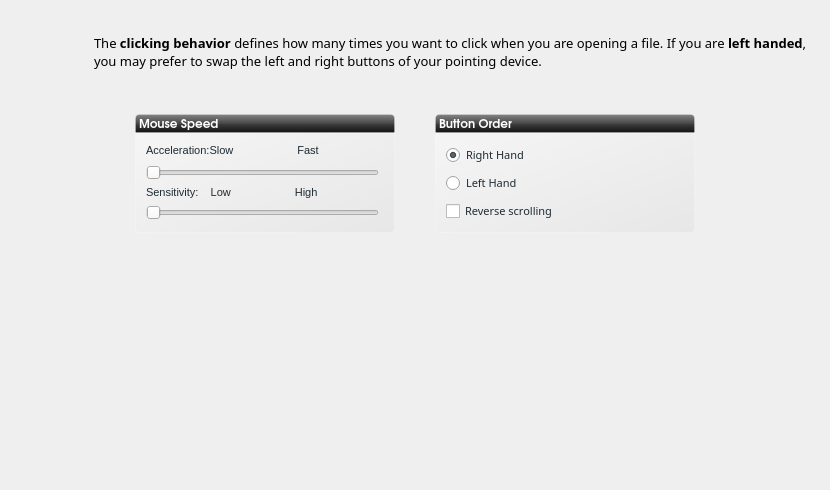
<?xml version="1.0" encoding="UTF-8"?>
<ui version="4.0">
 <class>mouseWidget</class>
 <widget class="QWidget" name="mouseWidget">
  <property name="geometry">
   <rect>
    <x>0</x>
    <y>0</y>
    <width>830</width>
    <height>490</height>
   </rect>
  </property>
  <property name="windowTitle">
   <string>Mouse</string>
  </property>
  <property name="styleSheet">
   <string notr="true">QGroupBox{
background-color: qlineargradient(spread:pad, x1:1, y1:1, x2:0, y2:0, stop:0 rgba(219, 219, 219, 100), stop:1 rgba(255, 255, 255, 100));
border: 1px solid rgba(255,255,255,50);
border-bottom-left-radius: 4px;
border-bottom-right-radius: 4px;
}
</string>
  </property>
  <layout class="QGridLayout" name="gridLayout">
   <property name="margin">
    <number>20</number>
   </property>
   <property name="spacing">
    <number>0</number>
   </property>
   <item row="0" column="0">
    <widget class="QLabel" name="label_3">
     <property name="minimumSize">
      <size>
       <width>64</width>
       <height>64</height>
      </size>
     </property>
     <property name="maximumSize">
      <size>
       <width>64</width>
       <height>64</height>
      </size>
     </property>
     <property name="text">
      <string/>
     </property>
     <property name="pixmap">
      <pixmap>:/raw/pixmap/preferences-desktop-peripherals.png</pixmap>
     </property>
    </widget>
   </item>
   <item row="0" column="1">
    <widget class="QLabel" name="description">
     <property name="minimumSize">
      <size>
       <width>300</width>
       <height>0</height>
      </size>
     </property>
     <property name="font">
      <font>
       <family>Sans Serif</family>
       <pointsize>10</pointsize>
      </font>
     </property>
     <property name="styleSheet">
      <string notr="true"/>
     </property>
     <property name="text">
      <string>The &lt;b&gt;clicking behavior&lt;/b&gt; defines how many times you want to click when you are opening a file. If you are &lt;b&gt;left handed&lt;/b&gt;, you may prefer to swap the left and right buttons of your pointing device.</string>
     </property>
     <property name="wordWrap">
      <bool>true</bool>
     </property>
     <property name="indent">
      <number>10</number>
     </property>
    </widget>
   </item>
   <item row="1" column="0">
    <spacer name="verticalSpacer_4">
     <property name="orientation">
      <enum>Qt::Vertical</enum>
     </property>
     <property name="sizeType">
      <enum>QSizePolicy::Fixed</enum>
     </property>
     <property name="sizeHint" stdset="0">
      <size>
       <width>20</width>
       <height>30</height>
      </size>
     </property>
    </spacer>
   </item>
   <item row="2" column="0" colspan="2">
    <layout class="QVBoxLayout" name="verticalLayout">
     <item>
      <layout class="QHBoxLayout" name="horizontalLayout_2">
       <item>
        <spacer name="horizontalSpacer_3">
         <property name="orientation">
          <enum>Qt::Horizontal</enum>
         </property>
         <property name="sizeType">
          <enum>QSizePolicy::Expanding</enum>
         </property>
         <property name="sizeHint" stdset="0">
          <size>
           <width>20</width>
           <height>20</height>
          </size>
         </property>
        </spacer>
       </item>
       <item>
        <layout class="QVBoxLayout" name="verticalLayout_2">
         <property name="spacing">
          <number>0</number>
         </property>
         <item>
          <widget class="QLabel" name="label">
           <property name="minimumSize">
            <size>
             <width>260</width>
             <height>0</height>
            </size>
           </property>
           <property name="font">
            <font>
             <family>URW Gothic L</family>
             <pointsize>9</pointsize>
             <weight>75</weight>
             <bold>true</bold>
             <underline>false</underline>
            </font>
           </property>
           <property name="styleSheet">
            <string notr="true">    background-color: qlineargradient(spread:pad, x1:0.5, y1:0, x2:0.5, y2:1, stop:0 rgba(132, 132, 132, 255), stop:0.501481 rgba(70, 70, 70, 255), stop:0.503057 rgba(62, 62, 62, 255), stop:1 rgba(16, 16, 16, 255));
color:rgb(255,255,255);
/*background-color: qlineargradient(spread:pad, x1:1, y1:1, x2:0, y2:0, stop:0 rgba(219, 219, 219, 100), stop:1 rgba(255, 255, 255, 100));*/
border: 1px solid rgba(255,255,255,50);
border-top-left-radius: 4px;
border-top-right-radius: 4px;</string>
           </property>
           <property name="text">
            <string>Mouse Speed</string>
           </property>
           <property name="margin">
            <number>5</number>
           </property>
          </widget>
         </item>
         <item>
          <widget class="QGroupBox" name="groupBox">
           <property name="sizePolicy">
            <sizepolicy hsizetype="Fixed" vsizetype="Fixed">
             <horstretch>0</horstretch>
             <verstretch>0</verstretch>
            </sizepolicy>
           </property>
           <property name="minimumSize">
            <size>
             <width>260</width>
             <height>100</height>
            </size>
           </property>
           <property name="maximumSize">
            <size>
             <width>16777215</width>
             <height>100</height>
            </size>
           </property>
           <property name="styleSheet">
            <string notr="true">color: rgb(30, 43, 51)</string>
           </property>
           <property name="title">
            <string/>
           </property>
           <layout class="QGridLayout" name="gridLayout_2">
            <property name="leftMargin">
             <number>10</number>
            </property>
            <property name="topMargin">
             <number>10</number>
            </property>
            <property name="rightMargin">
             <number>15</number>
            </property>
            <property name="bottomMargin">
             <number>10</number>
            </property>
            <item row="7" column="0">
             <spacer name="verticalSpacer">
              <property name="orientation">
               <enum>Qt::Vertical</enum>
              </property>
              <property name="sizeHint" stdset="0">
               <size>
                <width>20</width>
                <height>40</height>
               </size>
              </property>
             </spacer>
            </item>
            <item row="2" column="0">
             <spacer name="verticalSpacer_2">
              <property name="orientation">
               <enum>Qt::Vertical</enum>
              </property>
              <property name="sizeType">
               <enum>QSizePolicy::Expanding</enum>
              </property>
              <property name="sizeHint" stdset="0">
               <size>
                <width>20</width>
                <height>40</height>
               </size>
              </property>
             </spacer>
            </item>
            <item row="5" column="0">
             <widget class="QLabel" name="lbl_Sensitivity">
              <property name="font">
               <font>
                <pointsize>8</pointsize>
               </font>
              </property>
              <property name="text">
               <string>Sensitivity:    Low                     High</string>
              </property>
             </widget>
            </item>
            <item row="1" column="0">
             <widget class="QLabel" name="lbl_Acceleration">
              <property name="font">
               <font>
                <pointsize>8</pointsize>
               </font>
              </property>
              <property name="text">
               <string>Acceleration:Slow                     Fast</string>
              </property>
             </widget>
            </item>
            <item row="3" column="0">
             <widget class="QSlider" name="Acceleration">
              <property name="orientation">
               <enum>Qt::Horizontal</enum>
              </property>
             </widget>
            </item>
            <item row="6" column="0">
             <widget class="QSlider" name="Sensitivity">
              <property name="orientation">
               <enum>Qt::Horizontal</enum>
              </property>
             </widget>
            </item>
           </layout>
          </widget>
         </item>
         <item>
          <spacer name="verticalSpacer_5">
           <property name="orientation">
            <enum>Qt::Vertical</enum>
           </property>
           <property name="sizeType">
            <enum>QSizePolicy::Expanding</enum>
           </property>
           <property name="sizeHint" stdset="0">
            <size>
             <width>20</width>
             <height>30</height>
            </size>
           </property>
          </spacer>
         </item>
        </layout>
       </item>
       <item>
        <spacer name="horizontalSpacer">
         <property name="orientation">
          <enum>Qt::Horizontal</enum>
         </property>
         <property name="sizeType">
          <enum>QSizePolicy::Fixed</enum>
         </property>
         <property name="sizeHint" stdset="0">
          <size>
           <width>40</width>
           <height>20</height>
          </size>
         </property>
        </spacer>
       </item>
       <item>
        <layout class="QVBoxLayout" name="verticalLayout_3">
         <property name="spacing">
          <number>0</number>
         </property>
         <item>
          <widget class="QLabel" name="label_2">
           <property name="minimumSize">
            <size>
             <width>260</width>
             <height>0</height>
            </size>
           </property>
           <property name="font">
            <font>
             <family>URW Gothic L</family>
             <pointsize>9</pointsize>
             <weight>75</weight>
             <bold>true</bold>
             <underline>false</underline>
            </font>
           </property>
           <property name="styleSheet">
            <string notr="true">    background-color: qlineargradient(spread:pad, x1:0.5, y1:0, x2:0.5, y2:1, stop:0 rgba(132, 132, 132, 255), stop:0.501481 rgba(70, 70, 70, 255), stop:0.503057 rgba(62, 62, 62, 255), stop:1 rgba(16, 16, 16, 255));
color:rgb(255,255,255);
/*qlineargradient(spread:pad, x1:0.5, y1:1, x2:0.5, y2:0, stop:0 rgba(183, 100, 124, 255), stop:0.0212465 rgba(91, 33, 50, 255), stop:0.521739 rgba(152, 86, 105, 255), stop:0.527174 rgba(155, 98, 115, 255), stop:0.983696 rgba(184, 141, 153, 255), stop:1 rgba(220, 173, 186, 255));*/
/*background-color: qlineargradient(spread:pad, x1:1, y1:1, x2:0, y2:0, stop:0 rgba(219, 219, 219, 100), stop:1 rgba(255, 255, 255, 100));*/
border: 1px solid rgba(255,255,255,50);
border-top-left-radius: 4px;
border-top-right-radius: 4px;</string>
           </property>
           <property name="text">
            <string>Button Order</string>
           </property>
           <property name="margin">
            <number>5</number>
           </property>
          </widget>
         </item>
         <item>
          <widget class="QGroupBox" name="groupBox_2">
           <property name="minimumSize">
            <size>
             <width>260</width>
             <height>100</height>
            </size>
           </property>
           <property name="maximumSize">
            <size>
             <width>16777215</width>
             <height>100</height>
            </size>
           </property>
           <property name="styleSheet">
            <string notr="true">color: rgb(30, 43, 51)</string>
           </property>
           <property name="title">
            <string/>
           </property>
           <layout class="QGridLayout" name="gridLayout_4">
            <property name="leftMargin">
             <number>10</number>
            </property>
            <property name="topMargin">
             <number>10</number>
            </property>
            <property name="rightMargin">
             <number>15</number>
            </property>
            <property name="bottomMargin">
             <number>10</number>
            </property>
            <item row="0" column="0">
             <widget class="QRadioButton" name="radioButtonRightHand">
              <property name="font">
               <font>
                <family>Sans Serif</family>
                <pointsize>8</pointsize>
               </font>
              </property>
              <property name="styleSheet">
               <string notr="true"/>
              </property>
              <property name="text">
               <string>Right Hand</string>
              </property>
              <property name="checked">
               <bool>true</bool>
              </property>
             </widget>
            </item>
            <item row="1" column="0">
             <widget class="QRadioButton" name="radioButtonLeftHand">
              <property name="font">
               <font>
                <family>Sans Serif</family>
                <pointsize>8</pointsize>
               </font>
              </property>
              <property name="text">
               <string>Left Hand</string>
              </property>
             </widget>
            </item>
            <item row="2" column="0">
             <widget class="QCheckBox" name="checkReverse">
              <property name="font">
               <font>
                <family>Sans Serif</family>
                <pointsize>8</pointsize>
               </font>
              </property>
              <property name="styleSheet">
               <string notr="true"/>
              </property>
              <property name="text">
               <string>Reverse scrolling</string>
              </property>
             </widget>
            </item>
           </layout>
          </widget>
         </item>
         <item>
          <spacer name="verticalSpacer_6">
           <property name="orientation">
            <enum>Qt::Vertical</enum>
           </property>
           <property name="sizeType">
            <enum>QSizePolicy::Expanding</enum>
           </property>
           <property name="sizeHint" stdset="0">
            <size>
             <width>20</width>
             <height>30</height>
            </size>
           </property>
          </spacer>
         </item>
        </layout>
       </item>
       <item>
        <spacer name="horizontalSpacer_2">
         <property name="orientation">
          <enum>Qt::Horizontal</enum>
         </property>
         <property name="sizeType">
          <enum>QSizePolicy::Expanding</enum>
         </property>
         <property name="sizeHint" stdset="0">
          <size>
           <width>20</width>
           <height>20</height>
          </size>
         </property>
        </spacer>
       </item>
      </layout>
     </item>
    </layout>
   </item>
  </layout>
 </widget>
 <resources>
  <include location="../data/kaptan.qrc"/>
 </resources>
 <connections/>
</ui>
